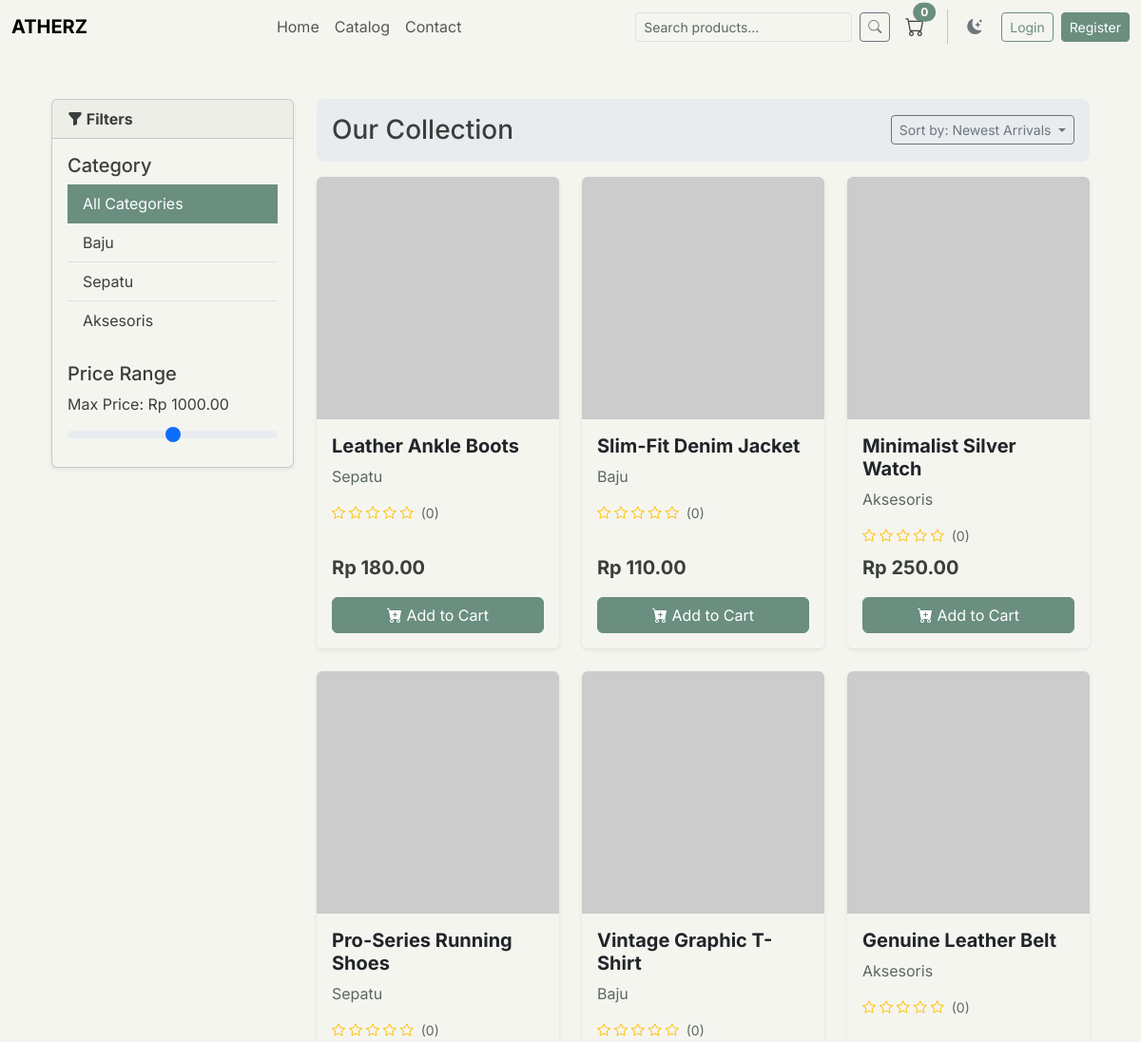
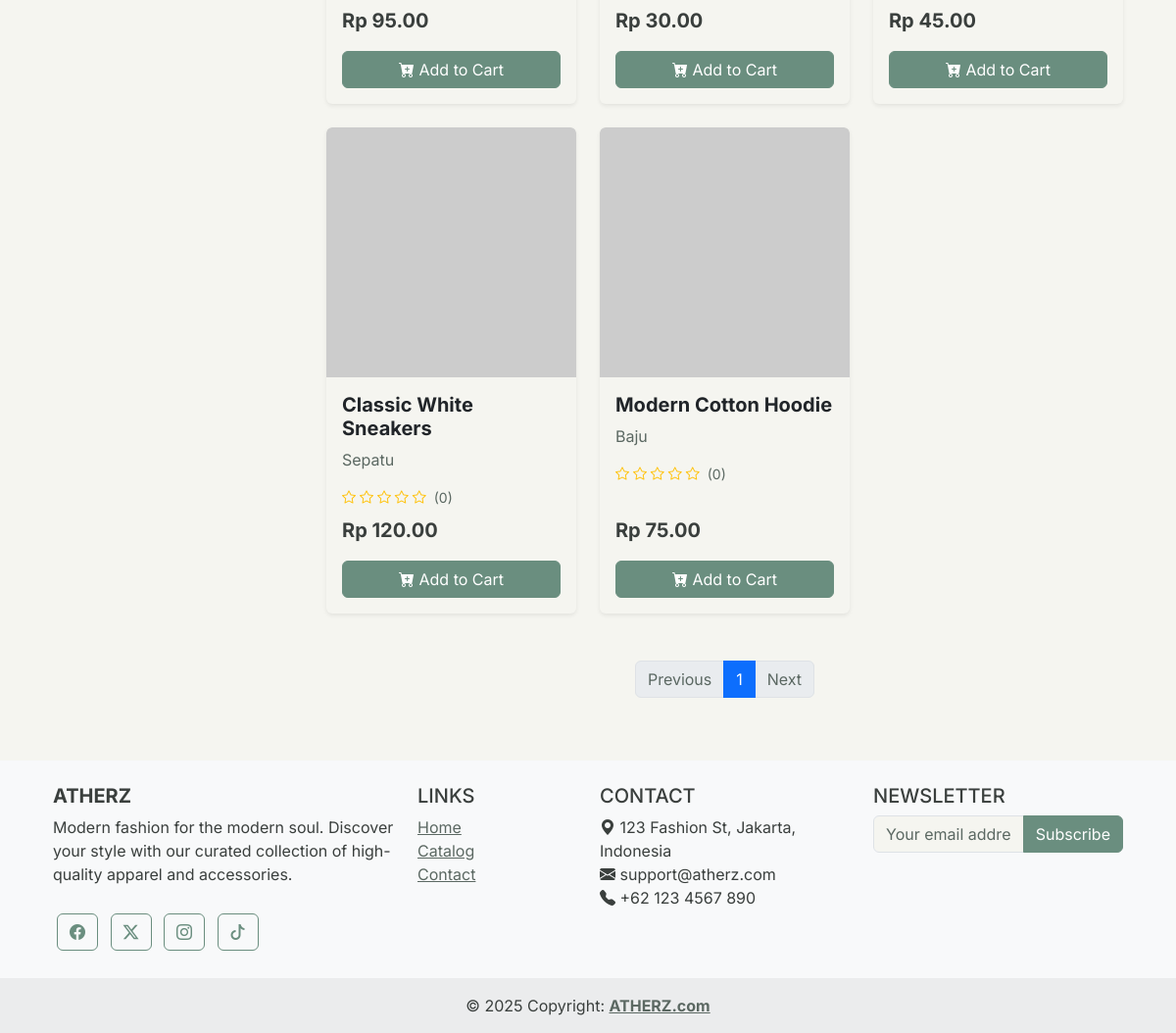
/catalog, run on the app's committed database (2 pictures, top to bottom).
### models.py (models this page shows, shortened)
class Product(db.Model):
    __tablename__ = 'products'
    id = db.Column(db.Integer, primary_key=True)
    name = db.Column(db.String(120), nullable=False)
    description = db.Column(db.Text, nullable=False)
    price = db.Column(db.Float, nullable=False)
    category = db.Column(db.String(64), nullable=False)
    stock = db.Column(db.Integer, nullable=False, default=0)
    image_url = db.Column(db.String(255), nullable=False, default='images/default.jpg')
    created_at = db.Column(db.DateTime, default=datetime.utcnow)
    popularity = db.Column(db.Integer, default=0)
    order_items = db.relationship('OrderItem', backref='product', lazy='dynamic')
    reviews = db.relationship('Review', backref='product', lazy='dynamic')
    @property
    def average_rating(self):
        review_count = self.reviews.count()
        if review_count == 0:
            return 0
        return sum(review.rating for review in self.reviews) / review_count
    @property
    def review_count(self):
        return self.reviews.count()

### app.py (the view)
    @app.route('/catalog')
    def catalog():
        page = request.args.get('page', 1, type=int)
        query = Product.query
        category = request.args.get('category')
        if category and category != 'all':
            query = query.filter(Product.category == category)
        sort_by = request.args.get('sort_by', 'newest')
        if sort_by == 'price_asc':
            query = query.order_by(Product.price.asc())
        elif sort_by == 'price_desc':
            query = query.order_by(Product.price.desc())
        elif sort_by == 'popularity':
            query = query.order_by(Product.popularity.desc())
        else:
            query = query.order_by(Product.created_at.desc())
        products = query.paginate(page=page, per_page=9)
        return render_template('catalog.html', title='Catalog', products=products, category=category, sort_by=sort_by)

### forms.py
class SearchForm(FlaskForm):
    search_query = StringField('Search', validators=[DataRequired()])
    submit = SubmitField('Search')

### templates/catalog.html (shortened to what this page needs)
{% extends "base.html" %}
{% block content %}
<div class="container">
    <div class="row">
        <div class="col-lg-3">
            <div class="card shadow-sm mb-4">
                <div class="card-header fw-bold">
                    <i class="bi bi-funnel-fill"></i> Filters
                </div>
                <div class="card-body">
                    <h5 class="card-title">Category</h5>
                    <div class="list-group list-group-flush mb-3">
                        <a href="{{ url_for('catalog', sort_by=sort_by) }}" class="list-group-item list-group-item-action {% if not category or category == 'all' %}active{% endif %}">All Categories</a>
                        <a href="{{ url_for('catalog', category='Baju', sort_by=sort_by) }}" class="list-group-item list-group-item-action {% if category == 'Baju' %}active{% endif %}">Baju</a>
                        <a href="{{ url_for('catalog', category='Sepatu', sort_by=sort_by) }}" class="list-group-item list-group-item-action {% if category == 'Sepatu' %}active{% endif %}">Sepatu</a>
                        <a href="{{ url_for('catalog', category='Aksesoris', sort_by=sort_by) }}" class="list-group-item list-group-item-action {% if category == 'Aksesoris' %}active{% endif %}">Aksesoris</a>
                    </div>
                    <h5 class="card-title mt-4">Price Range</h5>
                    <label for="priceRange" class="form-label">Max Price: Rp <span id="priceValue">1000.00</span></label>
                    <input type="range" class="form-range" min="0" max="1000" step="10" id="priceRange">
                </div>
            </div>
        </div>
        <div class="col-lg-9">
            <div class="d-flex justify-content-between align-items-center mb-3 p-3 bg-body-secondary rounded-3">
                <h3 class="mb-0">Our Collection</h3>
                <div class="dropdown">
                    <button class="btn btn-outline-secondary dropdown-toggle btn-sm" type="button" data-bs-toggle="dropdown" aria-expanded="false">
                        Sort by:
                        {% if sort_by == 'price_asc' %}Price: Low to High
                        {% elif sort_by == 'price_desc' %}Price: High to Low
                        {% elif sort_by == 'popularity' %}Popularity
                        {% else %}Newest Arrivals{% endif %}
                    </button>
                </div>
            </div>
            <div class="row row-cols-1 row-cols-md-2 row-cols-lg-3 g-4">
                {% if products.items %}
                    {% for product in products.items %}
                        <div class="col">
                            <div class="card h-100 product-card shadow-sm border-0">
                                <a href="{{ url_for('product_detail', product_id=product.id) }}">
                                <img src="{{ product.image_url }}" class="card-img-top product-card-img" alt="{{ product.name }}" onerror="this.onerror=null;this.src='https://placehold.co/400x400/EAEAEA/333333?text=Image+Not+Found';">
                                </a>
                                <div class="card-body d-flex flex-column">
                                    <h5 class="card-title fw-bold">
                                        <a href="{{ url_for('product_detail', product_id=product.id) }}" class="text-decoration-none text-body">{{ product.name }}</a>
                                    </h5>
                                    <p class="card-text text-muted">{{ product.category }}</p>
                                    <div class="d-flex align-items-center mb-2">
                                        <small class="text-warning">
                                            {% for i in range(1, 6) %}
                                                {% if i <= product.average_rating %}<i class="bi bi-star-fill"></i>{% elif i - 0.5 <= product.average_rating %}<i class="bi bi-star-half"></i>{% else %}<i class="bi bi-star"></i>{% endif %}
                                            {% endfor %}
                                        </small>
                                        <small class="text-muted ms-2">({{ product.review_count }})</small>
                                    </div>
                                    <p class="card-text fs-5 fw-bold mt-auto">Rp {{ "%.2f"|format(product.price) }}</p>
                                    <form class="add-to-cart-form">
                                        <button type="submit" class="btn btn-primary w-100 add-to-cart-btn">
                                            <i class="bi bi-cart-plus-fill"></i> Add to Cart
                                        </button>
                                    </form>
                                </div>
                            </div>
                        </div>
                    {% endfor %}
                {% else %}
                    <div class="col-12">
                        <div class="alert alert-info text-center" role="alert">
                            No products found that match your criteria.
                        </div>
                    </div>
                {% endif %}
            </div>
            <nav aria-label="Page navigation" class="mt-5">
                <ul class="pagination justify-content-center">
                    <li class="page-item {% if not products.has_prev %}disabled{% endif %}">
                        <a class="page-link" href="{{ url_for('catalog', page=products.prev_num, category=category, sort_by=sort_by) }}">Previous</a>
                    </li>
                    {% for page_num in products.iter_pages() %}
                        {% if page_num %}
                            <li class="page-item {% if page_num == products.page %}active{% endif %}">
                                <a class="page-link" href="{{ url_for('catalog', page=page_num, category=category, sort_by=sort_by) }}">{{ page_num }}</a>
                            </li>
                        {% else %}
                            <li class="page-item disabled"><span class="page-link">...</span></li>
                        {% endif %}
                    {% endfor %}
                    <li class="page-item {% if not products.has_next %}disabled{% endif %}">
                        <a class="page-link" href="{{ url_for('catalog', page=products.next_num, category=category, sort_by=sort_by) }}">Next</a>
                    </li>
                </ul>
            </nav>
        </div>
    </div>
</div>
{% endblock %}

### static/css/style.css (style rules this page uses)
body { font-family: 'Inter', sans-serif; transition: background-color 0.2s ease, color 0.2s ease; }
:root { --bs-primary: #6A8E7F; --bs-primary-rgb: 106, 142, 127; --bs-secondary-color: #5b6862; --bs-body-bg: #F5F5F0; --bs-body-color: #3a3f3d; --bs-link-hover-color: #597a6d; }
.btn-primary { --bs-btn-bg: var(--bs-primary); --bs-btn-border-color: var(--bs-primary); --bs-btn-hover-bg: #597a6d; --bs-btn-hover-border-color: #597a6d; --bs-btn-active-bg: #527064; --bs-btn-active-border-color: #527064; --bs-btn-focus-shadow-rgb: var(--bs-primary-rgb); }
a { color: var(--bs-primary); }
.list-group-item.active { background-color: var(--bs-primary); border-color: var(--bs-primary); }
.product-card { transition: transform 0.3s ease, box-shadow 0.3s ease; position: relative; overflow: hidden; }
.product-card-img { aspect-ratio: 1 / 1; object-fit: cover; }

### data on the page
Product: name "Leather Ankle Boots", category "Sepatu", review_count "0", price "180.00"
Product: name "Slim-Fit Denim Jacket", category "Baju", review_count "0", price "110.00"
Product: name "Minimalist Silver Watch", category "Aksesoris", review_count "0", price "250.00"
Product: name "Pro-Series Running Shoes", category "Sepatu", review_count "0", price "95.00"
Product: name "Vintage Graphic T-Shirt", category "Baju", review_count "0", price "30.00"
Product: name "Genuine Leather Belt", category "Aksesoris", review_count "0", price "45.00"
Product: name "Classic White Sneakers", category "Sepatu", review_count "0", price "120.00"
Product: name "Modern Cotton Hoodie", category "Baju", review_count "0", price "75.00"

### other printed values
{{ cart_count }} "0"
{{ page_num }} "1"
